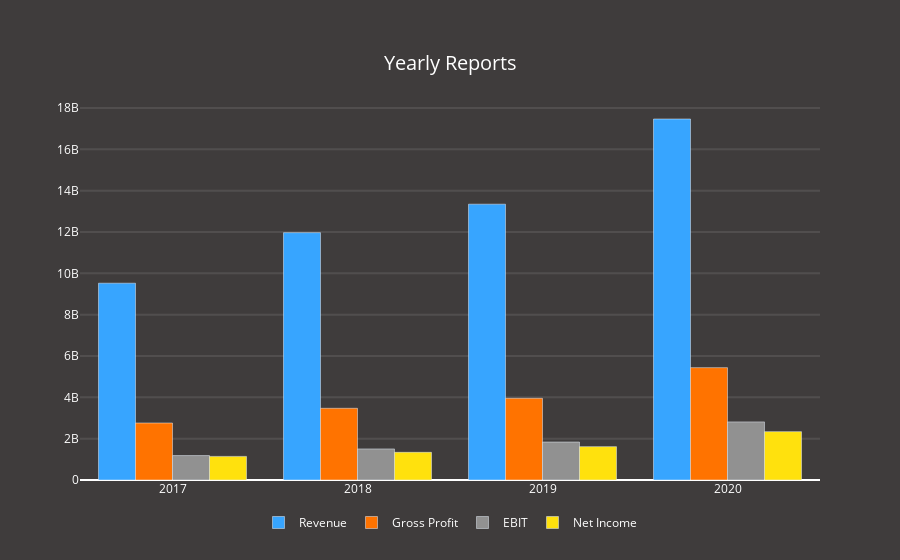

Notebook cell for this chart:
### Code cell
import plotly.offline as pyoff
import plotly.graph_objs as go

data = [go.Bar(x=tickerFinancials.index.year,
               y=tickerFinancials['Total Revenue'],
               marker={'color': '#37A5FF'},
               name='Revenue'),
        
       go.Bar(x=tickerFinancials.index.year,
              y=tickerFinancials['Gross Profit'],
              marker={'color': '#FF7300'},
              name='Gross Profit'),
        
       go.Bar(x=tickerFinancials.index.year,
              y=tickerFinancials['Ebit'],
              marker={'color': '#919191'},
              name='EBIT'),
        
       go.Bar(x=tickerFinancials.index.year,
              y=tickerFinancials['Net Income'],
              marker={'color': '#FFE10D'},
              name='Net Income')]

layout = go.Layout(title={'text':'Yearly Reports',
                         'font':{'color':'white',
                                'size': 20},
                         'x':0.5,
                         'xanchor':'center',
                         'y':0.9,
                         'yanchor':'top'},
                   
                   legend={'font':{'color':'white'},
                         'borderwidth':0,
                         'bgcolor':'#3F3C3C',
                         'orientation':"h",
                         'x':0.5,
                         'xanchor':"center",
                         'y':-0.15,
                         'yanchor':"bottom"},
                   
                   plot_bgcolor='#3F3C3C',
                   paper_bgcolor='#3F3C3C',
                   font={'color':'white'})

fig = go.Figure(data=data, layout=layout)
fig.update_yaxes(showgrid=True, gridwidth=2, gridcolor='rgba(233,233,233,0.1)')

pyoff.iplot(fig)

### Figure 1 — Plotly figure (JSON) as saved in the notebook; plotly's stock layout.template omitted (floating-point values rounded to 4 significant figures)
{"data": [{"marker": {"color": "#37A5FF"}, "name": "Revenue", "type": "bar", "x": [2020, 2019, 2018, 2017], "y": [17469557000, 13347434000, 11970090000, 9523830000]}, {"marker": {"color": "#FF7300"}, "name": "Gross Profit", "type": "bar", "x": [2020, 2019, 2018, 2017], "y": [5437507000, 3953268000, 3469274000, 2758447000]}, {"marker": {"color": "#919191"}, "name": "EBIT", "type": "bar", "x": [2020, 2019, 2018, 2017], "y": [2812454000, 1837299000, 1503602000, 1182412000]}, {"marker": {"color": "#FFE10D"}, "name": "Net Income", "type": "bar", "x": [2020, 2019, 2018, 2017], "y": [2340873000, 1614581000, 1338319000, 1142149000]}], "layout": {"font": {"color": "white"}, "legend": {"bgcolor": "#3F3C3C", "borderwidth": 0, "font": {"color": "white"}, "orientation": "h", "x": 0.5, "xanchor": "center", "y": -0.15, "yanchor": "bottom"}, "paper_bgcolor": "#3F3C3C", "plot_bgcolor": "#3F3C3C", "title": {"font": {"color": "white", "size": 20}, "text": "Yearly Reports", "x": 0.5, "xanchor": "center", "y": 0.9, "yanchor": "top"}, "yaxis": {"gridcolor": "rgba(233,233,233,0.1)", "gridwidth": 2, "showgrid": true}}}
